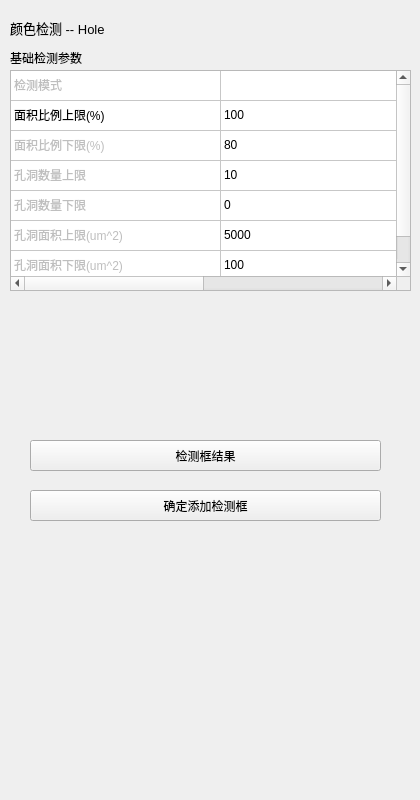
<?xml version="1.0" encoding="UTF-8"?>
<ui version="4.0">
 <class>InspVoidWidget</class>
 <widget class="QWidget" name="InspVoidWidget">
  <property name="geometry">
   <rect>
    <x>0</x>
    <y>0</y>
    <width>420</width>
    <height>800</height>
   </rect>
  </property>
  <property name="windowTitle">
   <string>InspVoidWidget</string>
  </property>
  <widget class="QTableWidget" name="tableWidget">
   <property name="geometry">
    <rect>
     <x>10</x>
     <y>70</y>
     <width>401</width>
     <height>221</height>
    </rect>
   </property>
   <property name="rowCount">
    <number>7</number>
   </property>
   <property name="columnCount">
    <number>2</number>
   </property>
   <attribute name="horizontalHeaderVisible">
    <bool>false</bool>
   </attribute>
   <attribute name="horizontalHeaderDefaultSectionSize">
    <number>210</number>
   </attribute>
   <attribute name="horizontalHeaderStretchLastSection">
    <bool>true</bool>
   </attribute>
   <attribute name="verticalHeaderVisible">
    <bool>false</bool>
   </attribute>
   <row/>
   <row/>
   <row/>
   <row/>
   <row/>
   <row/>
   <row/>
   <column/>
   <column/>
   <item row="0" column="0">
    <property name="text">
     <string>检测模式</string>
    </property>
    <property name="flags">
     <set>ItemIsSelectable|ItemIsDragEnabled|ItemIsUserCheckable</set>
    </property>
   </item>
   <item row="1" column="0">
    <property name="text">
     <string>面积比例上限(%)</string>
    </property>
    <property name="flags">
     <set>NoItemFlags</set>
    </property>
   </item>
   <item row="1" column="1">
    <property name="text">
     <string>100</string>
    </property>
   </item>
   <item row="2" column="0">
    <property name="text">
     <string>面积比例下限(%)</string>
    </property>
    <property name="flags">
     <set>ItemIsSelectable|ItemIsDragEnabled|ItemIsUserCheckable</set>
    </property>
   </item>
   <item row="2" column="1">
    <property name="text">
     <string>80</string>
    </property>
   </item>
   <item row="3" column="0">
    <property name="text">
     <string>孔洞数量上限</string>
    </property>
    <property name="flags">
     <set>ItemIsSelectable|ItemIsDragEnabled|ItemIsUserCheckable</set>
    </property>
   </item>
   <item row="3" column="1">
    <property name="text">
     <string>10</string>
    </property>
   </item>
   <item row="4" column="0">
    <property name="text">
     <string>孔洞数量下限</string>
    </property>
    <property name="flags">
     <set>ItemIsSelectable|ItemIsDragEnabled|ItemIsUserCheckable</set>
    </property>
   </item>
   <item row="4" column="1">
    <property name="text">
     <string>0</string>
    </property>
   </item>
   <item row="5" column="0">
    <property name="text">
     <string>孔洞面积上限(um^2)</string>
    </property>
    <property name="flags">
     <set>ItemIsSelectable|ItemIsDragEnabled|ItemIsUserCheckable</set>
    </property>
   </item>
   <item row="5" column="1">
    <property name="text">
     <string>5000</string>
    </property>
   </item>
   <item row="6" column="0">
    <property name="text">
     <string>孔洞面积下限(um^2)</string>
    </property>
    <property name="flags">
     <set>ItemIsSelectable|ItemIsDragEnabled|ItemIsUserCheckable</set>
    </property>
   </item>
   <item row="6" column="1">
    <property name="text">
     <string>100</string>
    </property>
   </item>
  </widget>
  <widget class="QLabel" name="labelTitle">
   <property name="geometry">
    <rect>
     <x>10</x>
     <y>20</y>
     <width>141</width>
     <height>16</height>
    </rect>
   </property>
   <property name="font">
    <font>
     <pointsize>10</pointsize>
    </font>
   </property>
   <property name="text">
    <string>颜色检测 -- Hole</string>
   </property>
  </widget>
  <widget class="QLabel" name="labelBasicParameter">
   <property name="geometry">
    <rect>
     <x>10</x>
     <y>50</y>
     <width>81</width>
     <height>16</height>
    </rect>
   </property>
   <property name="text">
    <string>基础检测参数</string>
   </property>
  </widget>
  <widget class="QPushButton" name="btnTryInsp">
   <property name="geometry">
    <rect>
     <x>30</x>
     <y>440</y>
     <width>351</width>
     <height>31</height>
    </rect>
   </property>
   <property name="text">
    <string>检测框结果</string>
   </property>
  </widget>
  <widget class="QPushButton" name="btnConfirmWindow">
   <property name="geometry">
    <rect>
     <x>30</x>
     <y>490</y>
     <width>351</width>
     <height>31</height>
    </rect>
   </property>
   <property name="text">
    <string>确定添加检测框</string>
   </property>
  </widget>
 </widget>
 <layoutdefault spacing="6" margin="11"/>
 <resources/>
 <connections/>
</ui>
